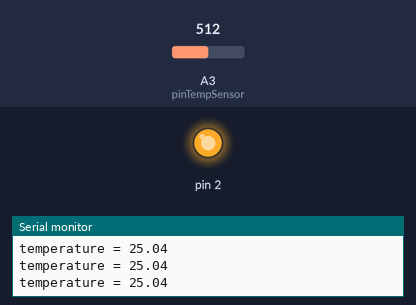
Recording of a sketch running on a simulated Arduino Uno, built with avr-gcc and run on an emulated ATmega328P. Parts: output pins drawn as LEDs (lit = HIGH), the last lines printed to the serial monitor. Inputs (shaded band) come from the test bench; at power-on: A3 (pinTempSensor) = 512.

Above: at 1.2 s.
1.3 s: A3 (pinTempSensor) set to 578
2.8 s: A3 (pinTempSensor) set to 613
At 4.0 s:
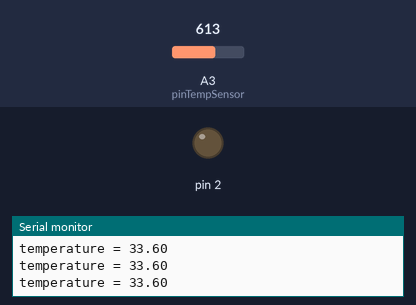
4.4 s: A3 (pinTempSensor) set to 511
At 5.7 s:
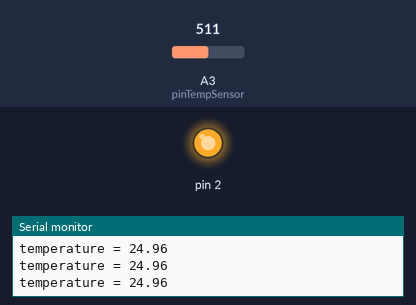
6.0 s: A3 (pinTempSensor) set to 716
At 7.5 s:
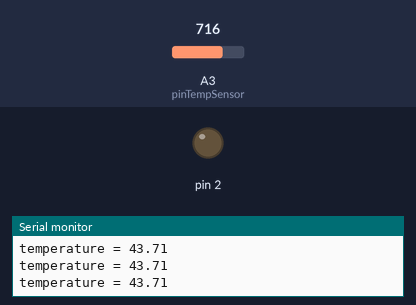
Timing chart, 0 to 8.6 s (numbered marks = the images above; inputs shaded):
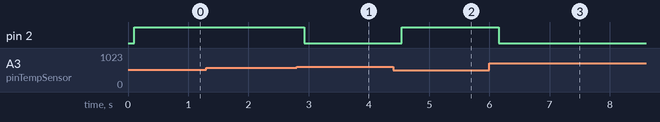

The sketch:

VIP_Project.ino
```cpp
const int B=4275;                 // B value of the thermistor
const int R0 = 100000;            // R0 = 100k
const int pinTempSensor = A3;     // Grove - Temperature Sensor connect to A5

void setup()
{
    Serial.begin(9600);
    pinMode(2, OUTPUT);
}

void loop()
{
      int a = analogRead(pinTempSensor );

      float R = 1023.0/((float)a)-1.0;
      R = 100000.0*R;

      float temperature=1.0/(log(R/100000.0)/B+1/298.15)-273.15;//convert to temperature via datasheet ;

      Serial.print("temperature = ");
      Serial.println(temperature);

      delay(100);

      if (temperature < 32 )
  {
    digitalWrite(2, HIGH);   // turn the LED on (HIGH is the voltage level)
  }
  else
    {
      digitalWrite(2, LOW);    // turn the LED off by making the voltage LOW

    }

}
```

Measured:
- the behaviour switches between 594 and 595 on A3 (pinTempSensor) (found by bisection; images 0 and 1)
- after the input at 2.8 s, pin 2: HIGH → LOW after 0.13 s
- after the input at 4.4 s, pin 2: LOW → HIGH after 0.14 s
- after the input at 6.0 s, pin 2: HIGH → LOW after 0.16 s
